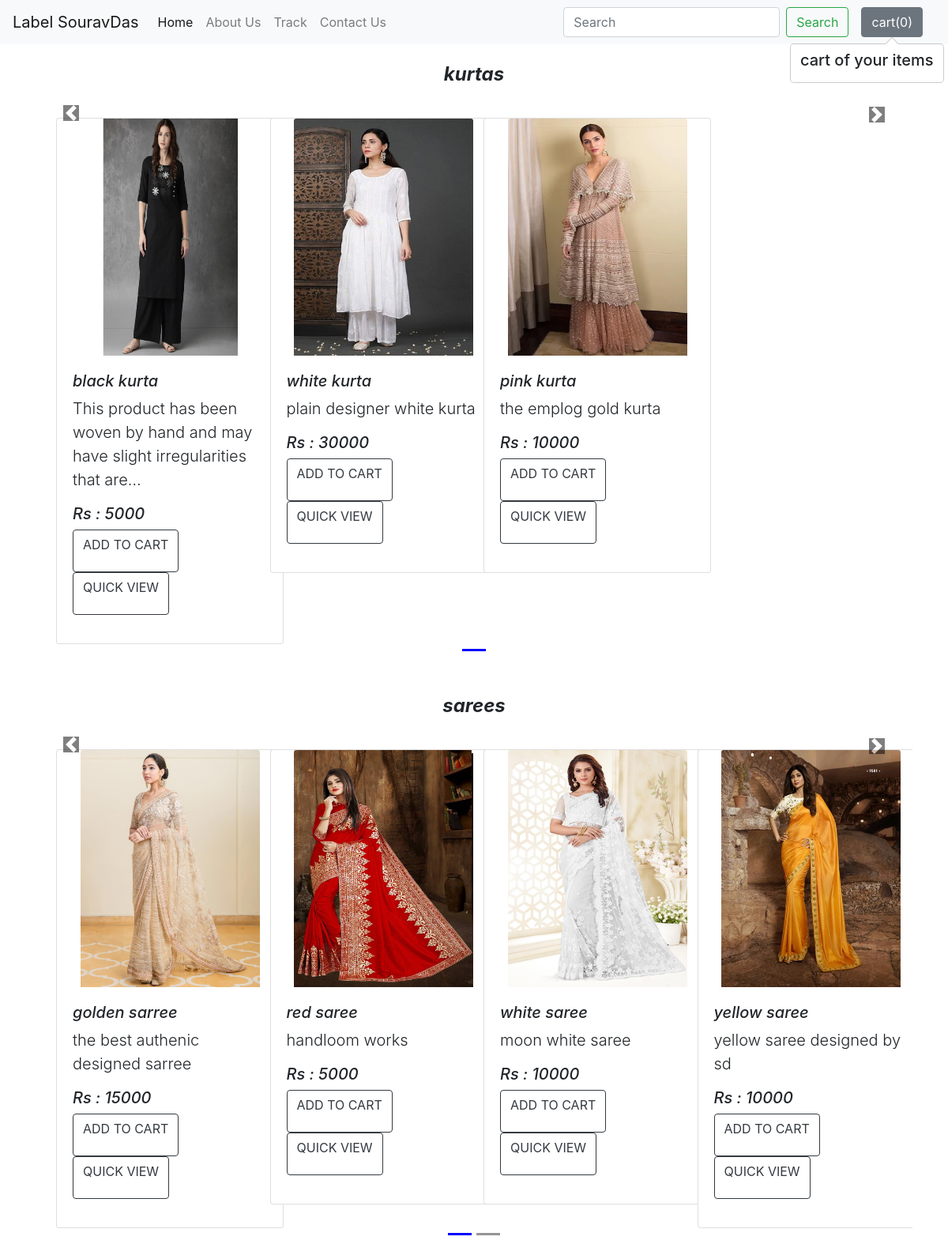
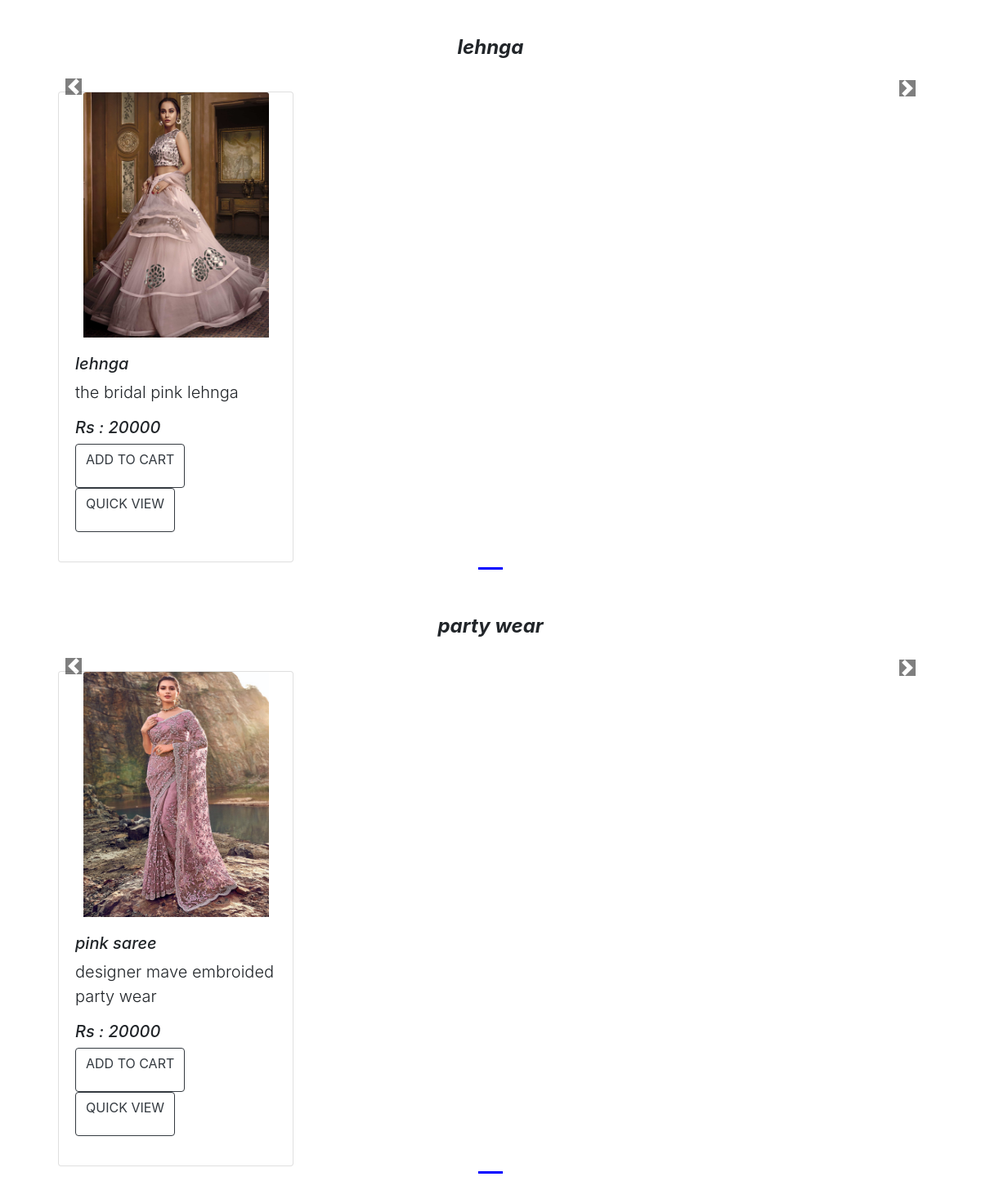
The app's page /shop/ with its own data (2 pictures, top to bottom).
### shop/models.py (models this page shows)
class product(models.Model):
    product_id=models.AutoField
    product_name=models.CharField(max_length=50)
    category=models.CharField(max_length=50,default="")
    subcategory=models.CharField(max_length=50,default="")
    price=models.IntegerField(default=0)
    desc=models.CharField(max_length=3000)
    publish_date=models.DateField()
    image=models.ImageField(upload_to="shop/images",default="")
    def __str__(self):
        return self.product_name

### shop/views.py (the view)
# urls.py: path("",views.index,name="blog home"),
def index(request):
        allprods=[]
        catprod=product.objects.values("subcategory","id","price")
        cats={item["subcategory"] for item in catprod }
        for cat in cats:
                products=product.objects.filter(subcategory=cat)
                print(products)
                n = len(products)
                nslides = n // 4 + ceil((n / 4) - (n // 4))
                allprods.append([products,range(1,nslides),nslides])
        params={"allprods":allprods}
        return render(request,"shop/index.html",params)

### shop/templates/shop/index.html (shortened to what this page needs)
{% extends 'shop/basic.html' %}
{% block body %}
{% load static %}
<div class="container">
    {%  for products,range,nslides in allprods %}
    <h4><p class="font-italic text-center font-weight-bold  my-4"> {{products.0.subcategory}}</p></h4>
       <div class="row">
        <div id="demo{{forloop.counter}}" class="col carousel slide my-3" data-ride="carousel">
            <ul class="carousel-indicators">
                <li data-target="#demo{{forloop.counter}}" data-slide-to="0" class="active"></li>
                {% for i in range %}
                <li data-target="#demo{{forloop.parentloop.counter}}" data-slide-to="{{i}}" ></li>
                {% endfor %}
            </ul>
            <div class="container carousel-inner no-padding">
                <div class="carousel-item active">
                    {% for i in products %}
                    <div class="col-xs-3 col-sm-3 col-md-3">
                        <div class="card align-items-center" style="width: 18rem;">
                            <img src='/media/{{ i.image }}' height="300px" width="100px" class="card-img-top" alt="...">
                            <div class="card-body">
                                <h5 class="font-italic"  id="namepr{{ i.id }}" >{{i.product_name }}</h5>
                                <p class="lead">{{ i.desc|truncatechars:"80" }}</p>
                                <h5 class="font-italic"   > Rs : <span id="pricepr{{ i.id }}">{{i.price }}</span>
                                </h5>
                                <span id="divpr{{i.id}}" class="divpr">
                                    <button id="pr{{ i.id }} " type="button" class="btn btn-outline-dark cart" > <p
                                        class="text-uppercase">Add to
                                    Cart</p></button>
                                </span>
                                <a href="/shop/products/{{i.id}}"> <button id="qv{{ i.id }} " type="button"
                                                                           class="btn btn-outline-dark cart" > <p
                                        class="text-uppercase">Quick
                                    View</p></button></a>
                            </div>
                        </div>
                    </div>
                    {% if forloop.counter|divisibleby:4 and forloop.counter > 0 and not forloop.last %}
                </div><div class="carousel-item">
                {% endif %}
                {% endfor %}
            </div>
            </div>
        </div>
        <a class="carousel-control-prev" href="#demo{{forloop.counter}}" data-slide="prev">
            <span class="carousel-control-prev-icon"></span>
        </a>
        <a class="carousel-control-next" href="#demo{{forloop.counter}}" data-slide="next">
            <span class="carousel-control-next-icon"></span><br>
        </a>
    </div>
<br>
{% endfor %}
    </div>
{% endblock%}

### shop/templates/shop/basic.html (shortened to what this page needs)
<!doctype html>
<html lang="en">
  <head>
    <link rel="stylesheet" href="https://stackpath.bootstrapcdn.com/bootstrap/4.2.1/css/bootstrap.min.css">
  </head>
  <body>
  {% load static %}
    <nav class="navbar navbar-expand-lg navbar-light bg-light">
  <a class="navbar-brand" href="/shop">Label SouravDas</a>
  <div class="collapse navbar-collapse" id="navbarSupportedContent">
    <ul class="navbar-nav mr-auto">
      <li class="nav-item active">
        <a class="nav-link" href="/shop">Home <span class="sr-only">(current)</span></a>
      </li>
      <li class="nav-item">
        <a class="nav-link" href="/shop/about">About Us</a>
      </li>
      <li class="nav-item">
        <a class="nav-link" href="/shop/track">Track</a>
      </li>
      <li class="nav-item">
        <a class="nav-link" href="/shop/contact">Contact Us</a>
      </li>
    </ul>
    <form method="get" action="/shop/search/" class="form-inline my-2 my-lg-0">
      <input class="form-control mr-sm-2" type="search" placeholder="Search" aria-label="Search" name="search"
             id="search">
      <button class="btn btn-outline-success my-2 my-sm-0" type="submit">Search</button>
    </form>
    <button type="button" class="btn btn-secondary mx-3" id="popcart" data-html="true"data-container="body"
            data-toggle="popover"
            data-placement="bottom" data-content="Vivamus
sagittis lacus vel augue laoreet rutrum faucibus.">
      cart(<span id="cart">0</span>)
    </button>
  </div>
    </nav>
  {% block body %} {% endblock %}
  </body>
</html>

### records on screen
product: subcategory "kurtas", image (picture), product_name "black kurta", desc "This product has been woven by hand and may have slight irregularities that are…", price "5000"
product: image (picture), product_name "white kurta", desc "plain designer white kurta", price "30000"
product: image (picture), product_name "pink kurta", desc "the emplog gold kurta", price "10000"
product: subcategory "sarees", image (picture), product_name "golden sarree", desc "the best authenic designed sarree", price "15000"
product: image (picture), product_name "red saree", desc "handloom works", price "5000"
product: image (picture), product_name "white saree", desc "moon white saree", price "10000"
product: image (picture), product_name "yellow saree", desc "yellow saree designed by sd", price "10000"
product: subcategory "lehnga", image (picture), product_name "lehnga", desc "the bridal pink lehnga", price "20000"
product: subcategory "party wear", image (picture), product_name "pink saree", desc "designer mave embroided party wear", price "20000"
